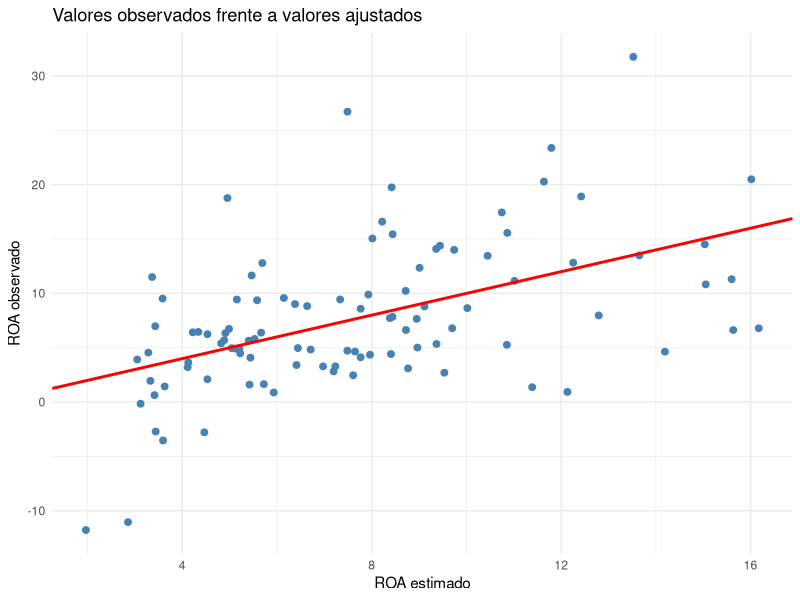
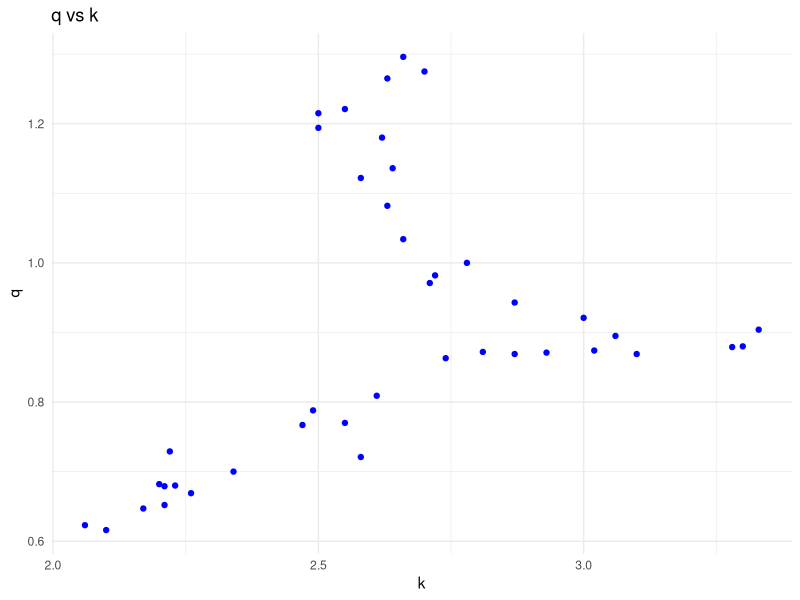
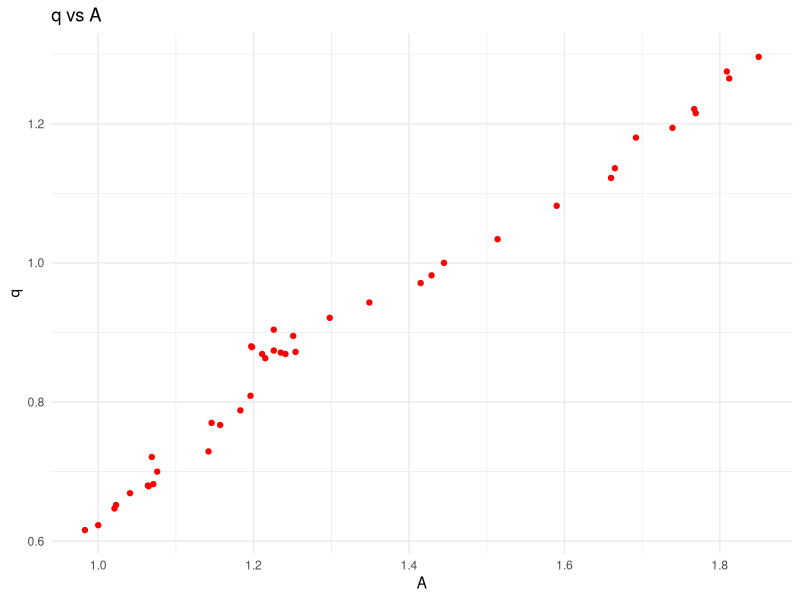
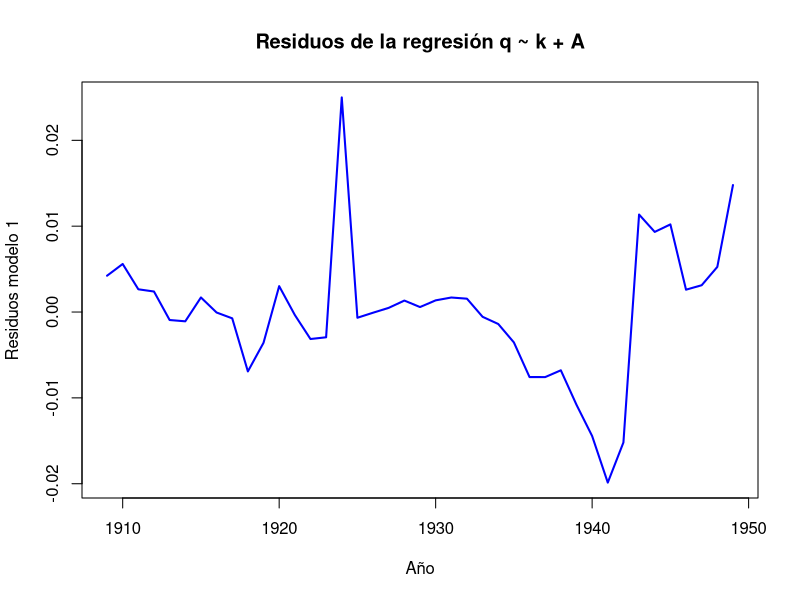
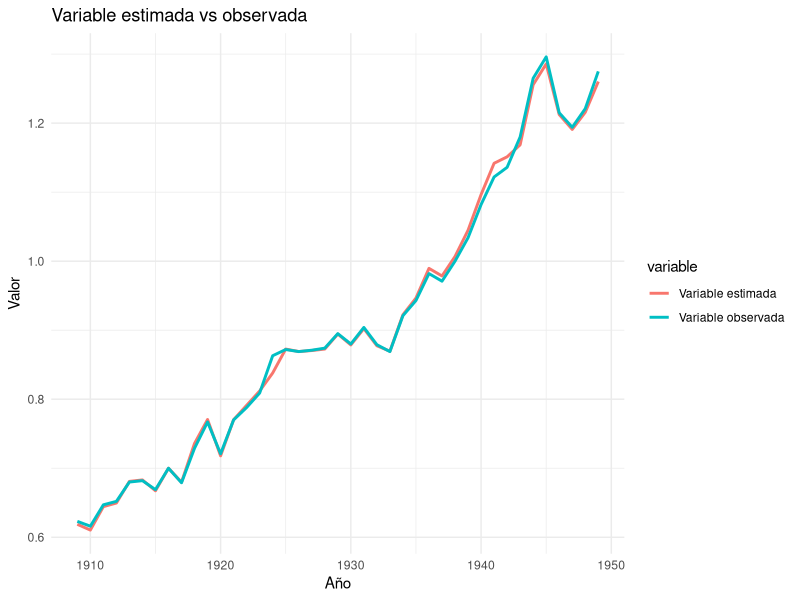
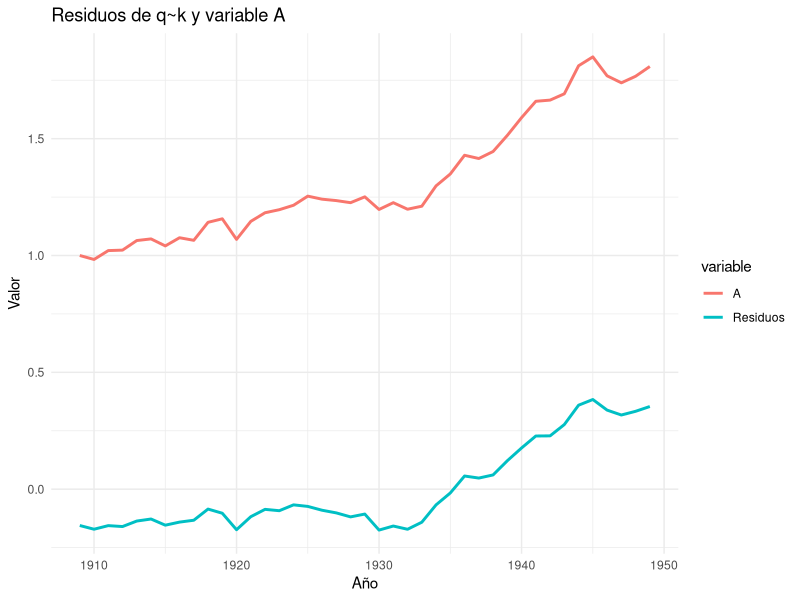
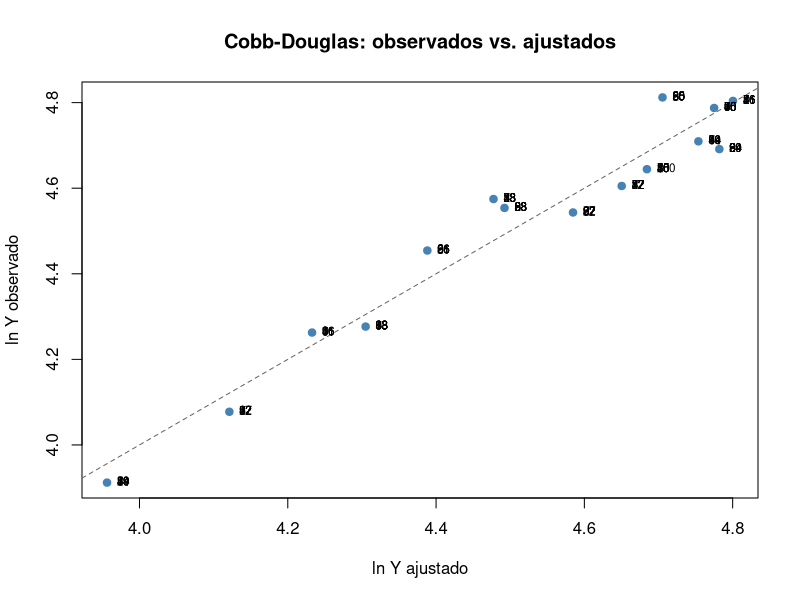

Source code (R) for these figures, in order:
## ---- chunk 1
#| include: false
library(readxl)
library(dplyr)
library(knitr)
library(ggplot2)
library(car)
library(strucchange)
## ---- chunk 2
datos <- read_excel("data/BD_SABI.xlsx", sheet = "Datos")
modelo <- lm(
    ROA ~ ENDEUDAMIENTO + LIQUIDEZ_INMEDIATA,
    data = datos
)
modelo
## ---- chunk 3
datos$ROA_estimado <- fitted(modelo)

ggplot(datos, aes(x = ROA_estimado, y = ROA)) +
  geom_point(color = "steelblue", size = 2) +
  geom_abline(intercept = 0, slope = 1,
              color = "red", linewidth = 1) +
  labs(
    title = "Valores observados frente a valores ajustados",
    x = "ROA estimado",
    y = "ROA observado"
  ) +
  theme_minimal()
## ---- chunk 4
modelo$residuals
## ---- chunk 5
SCR <- deviance(modelo)
SCR
## ---- chunk 6
n <- nobs(modelo)
k <- length(coef(modelo))

sigma2 <- SCR / (n - k)
sigma2
## ---- chunk 7
sigma(modelo)^2
## ---- chunk 8
vcov(modelo)
## ---- chunk 9
summary(modelo)$r.squared
## ---- chunk 10
datos <- read_excel("data/BD_SABI.xlsx", sheet = "Datos")
set.seed(1234)

# Variable aleatoria independiente del resto
datos$ID <- 1:nrow(datos)

modelo_id <- lm(
    ROA ~ ENDEUDAMIENTO + LIQUIDEZ_INMEDIATA+ID,
    data = datos
)
# Comparación
data.frame(
  Modelo = c("Original", "Con ID"),
  R2 = c(summary(modelo)$r.squared,
         summary(modelo_id)$r.squared),
  R2_corregido = c(summary(modelo)$adj.r.squared,
                   summary(modelo_id)$adj.r.squared)
)
## ---- chunk 11
modelo1 <- lm(
  ROA ~ LIQUIDEZ_INMEDIATA,
  data = datos)
## ---- chunk 12
modelo2 <- lm(
  ROA ~ LIQUIDEZ_INMEDIATA + ENDEUDAMIENTO + EMPLEADOS,
  data = datos
)
## ---- chunk 13
modelo3 <- lm(
  ROA ~ LIQUIDEZ_INMEDIATA + ENDEUDAMIENTO + EMPLEADOS+EBIT,
  data = datos
)
## ---- chunk 14
comparacion <- data.frame(
  Modelo = c(
    "Liquidez + Endeudamiento",
    "Liquidez",
    "Liquidez + Endeudamiento + Empleados",
    "Liquidez + Endeudamiento + Empleados+EBIT"
  ),
  R2 = c(
    summary(modelo)$r.squared,
    summary(modelo1)$r.squared,
    summary(modelo2)$r.squared,
    summary(modelo3)$r.squared
  ),
  R2_corregido = c(
    summary(modelo)$adj.r.squared,
    summary(modelo1)$adj.r.squared,
    summary(modelo2)$adj.r.squared,
    summary(modelo3)$adj.r.squared
  ),
  AIC = c(
    AIC(modelo),
    AIC(modelo1),
    AIC(modelo2),
    AIC(modelo3)
  ),
  BIC = c(
    BIC(modelo),
    BIC(modelo1),
    BIC(modelo2),
     BIC(modelo3)
  )
)

comparacion
## ---- chunk 15
confint(modelo3)
## ---- chunk 16
confint(modelo3, level = 0.90)
## ---- chunk 17
confint(modelo3, level = 0.99)
## ---- chunk 18
b <- coef(modelo)
X <- model.matrix(modelo)
sigma2 <- summary(modelo)$sigma^2
R <- rbind(
  c(0, 1, 0),
  c(0, 1, -1)
)
r <- c(0,0)
q <- nrow(R)
## ---- chunk 19
Fexp <-
t(R %*% b - r) %*%
solve(R %*% solve(t(X)%*%X) %*% t(R)) %*%
(R %*% b - r) /
(q * sigma2)
Fexp
## ---- chunk 20
gl1 <- q
gl2 <- df.residual(modelo)
qf(0.95, gl1, gl2)
## ---- chunk 21
datos <- read_excel("data/BD_IBEX.xlsx", sheet = "Datos")
modeloIBEX<- lm(Rend_IBEX ~ Rend_SP500+ Rend_EUROSTOXX50,
    data = datos
)
modeloIBEX

## ---- chunk 22
vcov(modelo)
## ---- chunk 23
gl <- df.residual(modelo)
alpha <- 0.05
t_teorico <- qt(1 - alpha/2, df = gl)
t_teorico
## ---- chunk 24
gl <- df.residual(modelo)
alpha <- 0.05
t_teorico <- qt(1 - alpha/2, df = gl)
t_teorico
## ---- chunk 25
gl <- df.residual(modelo)
alpha <- 0.1
t_teorico <- qt(1 - alpha/2, df = gl)
t_teorico
## ---- chunk 26
datos <- read_excel("data/BD_IBEX.xlsx", sheet = "Datos")
modeloIBEX <- lm(
    Rend_IBEX ~ Rend_SP500+ Rend_EUROSTOXX50,
    data = datos
)
summary(modeloIBEX)
## ---- chunk 27
datos <- read_excel("data/BD_IBEX.xlsx", sheet = "Datos")
modeloIBEX <- lm(
    Rend_IBEX ~ Rend_SP500+ Rend_EUROSTOXX50,
    data = datos
)
summary(modeloIBEX)
## ---- chunk 28
datos <- read_excel("data/BD_IBEX.xlsx", sheet = "Datos")
modeloIBEX <- lm(
    Rend_IBEX ~ Rend_SP500+ Rend_EUROSTOXX50,
    data = datos
)
anova(modeloIBEX)
## ---- chunk 29
linearHypothesis(modelo,
                 c("ENDEUDAMIENTO = 0",
                   "ENDEUDAMIENTO-LIQUIDEZ_INMEDIATA = 0"))
## ---- chunk 30
nueva_empresa <- data.frame(
  ENDEUDAMIENTO = 15,
  LIQUIDEZ_INMEDIATA = 3
)
## ---- chunk 31
predict(
  modelo,
  newdata = nueva_empresa,
  interval = "confidence"
)
## ---- chunk 32
predict(
  modelo,
  newdata = nueva_empresa,
  interval = "prediction"
)
## ---- chunk 33
modeloIBEX <- lm(
  Rend_IBEX ~ Rend_SP500 + Rend_EUROSTOXX50,
  data = datos
)

sctest(
  modeloIBEX,
  type = "Chow",
  point = 36
)
## ---- chunk 34
datos= read_excel('data/BD_FUNCIONPRODUCCION.xlsx')
## ---- chunk 35
summary(datos)
## ---- chunk 36
cor(datos)
## ---- chunk 37
ggplot(datos, aes(x = k, y = q)) +
  geom_point(color = "blue") +
  labs(title = "q vs k", x = "k", y = "q") +
  theme_minimal()
## ---- chunk 38
ggplot(datos, aes(x = A, y = q)) +
  geom_point(color = "red") +
  labs(title = "q vs A", x = "A", y = "q") +
  theme_minimal()
## ---- chunk 39
modelo1=lm(q~k+A, data=datos)
summary(modelo1)
## ---- chunk 40
residuos1=resid(modelo1)
plot(datos$year, residuos1, type = "l", col = "blue", lwd = 2,
     xlab = "Año", ylab = "Residuos modelo 1",
     main = "Residuos de la regresión q ~ k + A")
## ---- chunk 41
q_estimada_modelo1<- fitted(modelo1)
## ---- chunk 42
df <- data.frame(
  año = rep(datos$year, 2),
  valor = c(q_estimada_modelo1, datos$q),
 variable = rep(c("Variable estimada", "Variable observada"), each = nrow(datos))
)

ggplot(df, aes(x = año, y = valor, color = variable)) +
  geom_line(linewidth = 1) +
  labs(title = "Variable estimada vs observada", x = "Año", y = "Valor") +
  theme_minimal()
## ---- chunk 43
modelo2=lm(q~k, data=datos)
summary(modelo2)
## ---- chunk 44
residuos2=resid(modelo2)
df <- data.frame(
  año = rep(datos$year, 2),
  valor = c(residuos2, datos$A),
 variable = rep(c("Residuos", "A"), each = nrow(datos))
)

ggplot(df, aes(x = año, y = valor, color = variable)) +
  geom_line(linewidth = 1) +
  labs(title = "Residuos de q~k y variable A", x = "Año", y = "Valor") +
  theme_minimal()
## ---- chunk 45
demand= read_excel('data/bd3_demand.xlsx')
demand<-as.data.frame(demand)
## ---- chunk 46
modelo1=lm(DAIRY~INC, data=demand)
resultado_modelo1=summary(modelo1)
modelo2=lm(DAIRY~log(INC), data=demand)
resultado_modelo2=summary(modelo2)
modelo3=lm(DAIRY~INC+PUNDER5, data=demand)
resultado_modelo3=summary(modelo3)
modelo4=lm(DAIRY~INC+PUNDER5-1, data=demand)
resultado_modelo4=summary(modelo4)
modelo5=lm(DAIRY~INC+HHSIZE, data=demand)
resultado_modelo5=summary(modelo5)
modelo6=lm(log(DAIRY)~INC,data=demand)
resultado_modelo6=summary(modelo6)
modelo7=lm(log(DAIRY)~INC+PUNDER5,data=demand)
resultado_modelo7=summary(modelo7)
modelo8=lm(log(DAIRY)~INC+PUNDER5-1,data=demand)
resultado_modelo8=summary(modelo8)
## ---- chunk 47
resultados <- data.frame(
Modelo = c("modelo1", "modelo2","modelo3","modelo4","modelo5","modelo6","modelo7","modelo8"),
DF     = c(length(coef(modelo1)), length(coef(modelo2)), length(coef(modelo3)), length(coef(modelo4)), length(coef(modelo5)), length(coef(modelo6)), length(coef(modelo7)), length(coef(modelo8))),
R2_CORREGIDO = c(resultado_modelo1$adj.r.squared,resultado_modelo2$adj.r.squared,resultado_modelo3$adj.r.squared,resultado_modelo4$adj.r.squared,resultado_modelo5$adj.r.squared,resultado_modelo6$adj.r.squared,resultado_modelo7$adj.r.squared,resultado_modelo8$adj.r.squared),
AIC    = c(AIC(modelo1), AIC(modelo2),AIC(modelo3), AIC(modelo4),AIC(modelo5), AIC(modelo6),AIC(modelo7), AIC(modelo8)),
BIC    = c(BIC(modelo1), BIC(modelo2),BIC(modelo3), BIC(modelo4),BIC(modelo5), BIC(modelo6),BIC(modelo7), BIC(modelo8)))
resultados
## ---- chunk 48
datos <- data.frame(
  Y = c(71, 59, 72, 111, 123, 86, 94, 95, 109, 104, 122, 100, 97, 50, 120),
  L = c(39, 21, 27,  46,  51, 31, 58, 59,  52,  60,  53,  45, 30, 26,  52),
  K = c(34, 72, 79, 114,  83, 79, 47, 35, 100,  59, 102,  88, 108, 31, 98)
)

datos$y <- log(datos$Y)
datos$l <- log(datos$L)
datos$k <- log(datos$K)

round(datos, 4)
## ---- chunk 49
modelo <- lm(log(Y) ~ log(L) + log(K), data = datos)
summary(modelo)
## ---- chunk 50
confint(modelo, level = 0.95)                 # IC de los coeficientes
vcov(modelo)                                  # matriz de var-cov
sum(coef(modelo)[2:3])                        # rendimientos a escala estimados
exp(coef(modelo)[1])                          # estimación de A
## ---- chunk 51
test_F <- function(modelo, R, r) {
  R <- matrix(R, ncol = length(coef(modelo)))
  b <- coef(modelo)
  q <- nrow(R)
  d <- R %*% b - r
  Fc <- as.numeric(t(d) %*% solve(R %*% vcov(modelo) %*% t(R)) %*% d / q)
  gl2 <- df.residual(modelo)
  c(F = Fc, gl1 = q, gl2 = gl2,
    F_critico = qf(0.95, q, gl2),
    p_valor = pf(Fc, q, gl2, lower.tail = FALSE))
}

# H0: beta2 + beta3 = 1
test_F(modelo, R = c(0, 1, 1), r = 1)
## ---- chunk 52
car::linearHypothesis(modelo, "log(L) + log(K) = 1")
## ---- chunk 53
test_F(modelo, R = c(0, 1, -1), r = 0)
## ---- chunk 54
plot(fitted(modelo), log(datos$Y), pch = 19, col = "steelblue",
     xlab = "ln Y ajustado", ylab = "ln Y observado",
     main = "Cobb-Douglas: observados vs. ajustados")
abline(0, 1, lty = 2, col = "grey40")
text(fitted(modelo), log(datos$Y), labels = 1:n, pos = 4, cex = 0.7)
## ---- chunk 55
philips= read_excel('data/BD_PHILIPS.xlsx')
philips=as.data.frame(philips)
## ---- chunk 56
knitr::opts_chunk$set(echo = TRUE)
library(readxl)
datos <- read_excel("data/bd6_esperanza.xlsx")
## ---- chunk 57
m_linlin <- lm(Esperanza ~ Gasto + Renta, data = datos)
m_loglin <- lm(log(Esperanza)~ Gasto + Renta, data = datos)
m_linlog <- lm(Esperanza ~ log(Gasto) + Renta, data = datos)     
m_loglog <- lm(log(Esperanza) ~ log(Gasto) + log(Renta), data = datos)
summary(m_linlin)
summary(m_loglin)
summary(m_linlog)
summary(m_loglog)
## ---- chunk 58
m_linlin_ratio <- lm(Esperanza ~ GastoPIB + Renta, data = datos)
m_loglin_ratio <- lm(log(Esperanza)~ GastoPIB + Renta, data = datos)
m_linlog_ratio <- lm(Esperanza ~ log(GastoPIB) + Renta, data = datos) 
m_loglog_ratio <- lm(log(Esperanza) ~ log(GastoPIB)+Renta, data = datos)
summary(m_linlin_ratio)
summary(m_loglin_ratio)
summary(m_linlog_ratio)
summary(m_loglog_ratio)
## ---- chunk 59
m_linlin_sinrenta <- lm(Esperanza ~ GastoPIB, data = datos)
m_loglin_sinrenta <- lm(log(Esperanza)~ GastoPIB, data = datos)
m_linlog_sinrenta <- lm(Esperanza ~ log(GastoPIB), data = datos)
m_loglog_sinrenta <- lm(log(Esperanza) ~ log(GastoPIB), data = datos)
summary(m_linlin_sinrenta)
summary(m_loglin_sinrenta)
summary(m_linlog_sinrenta)
summary(m_loglog_sinrenta)
## ---- chunk 60
resultados <- data.frame(
  modelo = c("lin-lin", "log-lin", "lin-log", "log-log",
             "lin-lin ratio", "log-lin ratio", "lin-log ratio", "log-log ratio",
             "lin-lin sin renta", "log-lin sin renta", "lin-log sin renta", "log-log sin renta"),
  R2 = c(summary(m_linlin)$r.squared,
         summary(m_loglin)$r.squared,
         summary(m_linlog)$r.squared,
         summary(m_loglog)$r.squared,
         summary(m_linlin_ratio)$r.squared,
         summary(m_loglin_ratio)$r.squared,
         summary(m_linlog_ratio)$r.squared,
         summary(m_loglog_ratio)$r.squared,
         summary(m_linlin_sinrenta)$r.squared,
         summary(m_loglin_sinrenta)$r.squared,
         summary(m_linlog_sinrenta)$r.squared,
         summary(m_loglog_sinrenta)$r.squared),
  R2_ajustado = c(summary(m_linlin)$adj.r.squared,
                  summary(m_loglin)$adj.r.squared,
                  summary(m_linlog)$adj.r.squared,
                  summary(m_loglog)$adj.r.squared,
                  summary(m_linlin_ratio)$adj.r.squared,
                  summary(m_loglin_ratio)$adj.r.squared,
                  summary(m_linlog_ratio)$adj.r.squared,
                  summary(m_loglog_ratio)$adj.r.squared,
                  summary(m_linlin_sinrenta)$adj.r.squared,
                  summary(m_loglin_sinrenta)$adj.r.squared,
                  summary(m_linlog_sinrenta)$adj.r.squared,
                  summary(m_loglog_sinrenta)$adj.r.squared)
)
resultados
## ---- chunk 61
AIC(m_linlin,m_loglin,m_linlog,m_loglog,m_linlin_ratio,m_loglin_ratio,m_linlog_ratio,m_loglog_ratio,m_linlin_sinrenta,m_loglin_sinrenta,m_linlog_sinrenta,m_loglog_sinrenta)
BIC(m_linlin,m_loglin,m_linlog,m_loglog,m_linlin_ratio,m_loglin_ratio,m_linlog_ratio,m_loglog_ratio,m_linlin_sinrenta,m_loglin_sinrenta,m_linlog_sinrenta,m_loglog_sinrenta)
## ---- chunk 62
Salario = c(4.45, 5.77, 7.31, 7.81, 10.67, 13.61)
Escolaridad = c(6, 7, 10, 12, 15, 17)

datos = data.frame(Salario, Escolaridad)
names(datos) = c("Salario medio (euros/hora)", "Escolarización (años)")

kable(datos, align="c")
## ---- chunk 63
y = Salario
cte = rep(1, length(y))
X = cbind(cte, Escolaridad)
# 
n = nrow(X)
k = ncol(X)
XX = crossprod(X)
XXinv = solve(XX)
Xy = crossprod(X, y)
colnames(Xy) = c("Salario")
#
beta = as.matrix(XXinv%*%Xy)
e = y - X%*%beta
sigma = crossprod(e)/(n-k)
SCT = crossprod(y) - n*mean(y)*mean(y)
SCE = crossprod(beta, Xy) - n*mean(y)*mean(y)
SCR = crossprod(y) - crossprod(beta, Xy)
R2_1 = SCE/SCT
R2_2 = 1 - SCR/SCT
R2 = R2_1
R2c = 1 - (1-R2)*((n-1)/(n-k))
solucion = list(XX, XXinv, Xy, beta, e, as.double(sigma), as.double(SCT), as.double(SCE), as.double(SCR), as.double(R2_1), as.double(R2_2), as.double(R2c))
names(solucion) = c("XtX", "inversa XtX", "Xty", "beta", "e", "sigma", "SCT", "SCE", "SCR", "R2 = SCE/SCT", "R2 = 1 - SCR/SCT", "R2 corregido")
solucion0 = solucion
## ---- chunk 64
X = read.table("data/ortogonal1.txt", header=TRUE, sep=";", dec = ".")  # muy importante indicar el delimitador decimal (si no se dice nada, es el punto)
X = as.matrix(X)
y = 3*X[,1] + 2*X[,2] - 3*X[,3] + round(rnorm(nrow(X), 0, 2), 0)

data.frame(y, X)
## ---- chunk 65
XX = crossprod(X)
XXinv = solve(XX)
XXinv
## ---- chunk 66
Xy = crossprod(X, y)
colnames(Xy) = c("y")
Xy 
## ---- chunk 67
# soluciones
n = nrow(X)
k = ncol(X)
beta = as.matrix(XXinv%*%Xy)
e = y - X%*%beta
sigma = crossprod(e)/(n-k)
SCT = crossprod(y) - n*mean(y)*mean(y)
SCE = crossprod(beta, Xy) - n*mean(y)*mean(y)
SCR = crossprod(y) - crossprod(beta, Xy)
R2_1 = SCE/SCT
R2_2 = 1 - SCR/SCT
R2 = R2_1
R2c = 1 - (1-R2)*((n-1)/(n-k))
solucion = list(beta, e, as.double(sigma), as.double(SCT), as.double(SCE), as.double(SCR), as.double(R2_1), as.double(R2_2), as.double(R2c))
names(solucion) = c("beta", "e", "sigma", "SCT", "SCE", "SCR", "R2 = SCE/SCT", "R2 = 1 - SCR/SCT", "R2 corregido")
solucionA = solucion
## ---- chunk 68
X = read.table("data/ortogonal2.txt", header=TRUE, sep=";", dec = ".")  # muy importante indicar el delimitador decimal (si no se dice nada, es el punto)
X = as.matrix(X)
y = 3*X[,1] + 2*X[,2] - 3*X[,3] + round(rnorm(nrow(X), 0, 2), 0)

data.frame(y, X)
## ---- chunk 69
XX = crossprod(X)
XXinv = solve(XX)
XXinv
## ---- chunk 70
Xy = crossprod(X, y)
colnames(Xy) = c("y")
Xy 
## ---- chunk 71
# soluciones
n = nrow(X)
k = ncol(X)
beta = as.matrix(XXinv%*%Xy)
e = y - X%*%beta
sigma = crossprod(e)/(n-k)
SCT = crossprod(y) - n*mean(y)*mean(y)
SCE = crossprod(beta, Xy) - n*mean(y)*mean(y)
SCR = crossprod(y) - crossprod(beta, Xy)
R2_1 = SCE/SCT
R2_2 = 1 - SCR/SCT
R2 = R2_1
R2c = 1 - (1-R2)*((n-1)/(n-k))
solucion = list(beta, e, as.double(sigma), as.double(SCT), as.double(SCE), as.double(SCR), as.double(R2_1), as.double(R2_2), as.double(R2c))
names(solucion) = c("beta", "e", "sigma", "SCT", "SCE", "SCR", "R2 = SCE/SCT", "R2 = 1 - SCR/SCT", "R2 corregido")
solucionB = solucion
## ---- chunk 72
X = read.table("data/ortogonal3.txt", header=TRUE, sep=";", dec = ".")  # muy importante indicar el delimitador decimal (si no se dice nada, es el punto)
X = as.matrix(X)
y = 3*X[,1] + 2*X[,2] - 3*X[,3] + round(rnorm(nrow(X), 0, 2), 0)

data.frame(y, X)
## ---- chunk 73
XX = crossprod(X)
XXinv = solve(XX)
XXinv
## ---- chunk 74
Xy = crossprod(X, y)
colnames(Xy) = c("y")
Xy 
## ---- chunk 75
# soluciones
n = nrow(X)
k = ncol(X)
beta = as.matrix(XXinv%*%Xy)
e = y - X%*%beta
sigma = crossprod(e)/(n-k)
SCT = crossprod(y) - n*mean(y)*mean(y)
SCE = crossprod(beta, Xy) - n*mean(y)*mean(y)
SCR = crossprod(y) - crossprod(beta, Xy)
R2_1 = SCE/SCT
R2_2 = 1 - SCR/SCT
R2 = R2_1
R2c = 1 - (1-R2)*((n-1)/(n-k))
solucion = list(beta, e, as.double(sigma), as.double(SCT), as.double(SCE), as.double(SCR), as.double(R2_1), as.double(R2_2), as.double(R2c))
names(solucion) = c("beta", "e", "sigma", "SCT", "SCE", "SCR", "R2 = SCE/SCT", "R2 = 1 - SCR/SCT", "R2 corregido")
solucionC = solucion
